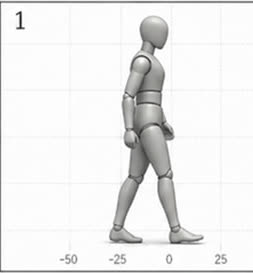
#> input picture assets/references/gpt-image-2-community-walk/poses/mannequin_walk_01.jpg, 253 x 273 px, given in place of S_alpha.png, which was not available
$ python build_chibi_stomp_8dir.py --source-dir ../assets/references/gpt-image-2-community-walk/poses --output out.png
#> lines starting #> are read from the running program, lines starting #| are printed output that depends on the picture; pictures that were not available may be replaced by others from this repository, and a replacement may not be noted
from __future__ import annotations

import argparse
import json
from pathlib import Path

from PIL import Image, ImageDraw


CANVAS_SIZE = 64
FRAME_SEQUENCE = ("left", "neutral", "right", "neutral")
DIRECTION_ORDER = ("S", "SW", "W", "NW", "N", "NE", "E", "SE")
BASE_DIRECTIONS = ("S", "SW", "W", "NW", "N")
MIRROR_DIRECTIONS = {"NE": "NW", "E": "W", "SE": "SW"}
PREVIEW_BACKGROUND = (239, 236, 228, 255)


TRIAL_2_OFFSETS = {
    "upper_left": (0, 1),
    "left_left": (-1, 1),
    "right_left": (1, -1),
    "upper_right": (0, 1),
    "left_right": (-1, -1),
    "right_right": (1, 1),
}


def binary_alpha(image: Image.Image, threshold: int = 32) -> Image.Image:
    result = image.convert("RGBA")
    alpha = result.getchannel("A").point(lambda value: 255 if value >= threshold else 0)
    result.putalpha(alpha)
    return result


# [9 lines left out: function quantize_rgba, not called in this run]


def centered_layer(piece: Image.Image, y: int) -> Image.Image:
    layer = Image.new("RGBA", (CANVAS_SIZE, CANVAS_SIZE))
    x = (CANVAS_SIZE - piece.width) // 2
    layer.alpha_composite(binary_alpha(piece), dest=(x, y))
    return layer


def build_layers(source_path: Path) -> tuple[Image.Image, Image.Image, Image.Image]:
    source = Image.open(source_path).convert("RGBA")
    bbox = source.getchannel("A").getbbox()
#> bbox = (0, 0, 253, 273)
    if not bbox:
        raise ValueError(f"Source has no visible pixels: {source_path}")

    cropped = source.crop(bbox)
    normalized_width = max(20, round(cropped.width * 108 / cropped.height))
#> normalized_width = 100
    subject = cropped.resize((normalized_width, 108), Image.Resampling.NEAREST)

    head_width = max(18, round(normalized_width * 36 / 46))
#> head_width = 78
    torso_width = max(20, round(normalized_width * 42 / 46))
#> torso_width = 91
    legs_width = max(18, round(normalized_width * 36 / 46))
#> legs_width = 78
    head_piece = subject.crop((0, 0, normalized_width, 39)).resize(
        (head_width, 32), Image.Resampling.NEAREST
    )
    torso_piece = subject.crop((0, 30, normalized_width, 75)).resize(
        (torso_width, 22), Image.Resampling.NEAREST
    )
    legs_piece = subject.crop((0, 67, normalized_width, 108)).resize(
        (legs_width, 21), Image.Resampling.NEAREST
    )

    head = centered_layer(head_piece, 0)
#> in centered_layer, `layer = Image.new("RGBA", (CANVAS_SIZE, CANVAS_SIZE))`: layer: PIL image 64x64 RGBA; every value is 0
#> in binary_alpha, `alpha = result.getchannel("A").point(lambda value: 255 if value >= thr..`: alpha: PIL image 78x32 L; every value is 255
    torso = centered_layer(torso_piece, 27)
#> in binary_alpha (call 2), `alpha = result.getchannel("A").point(lambda value: 255 if value >= thr..`: alpha: PIL image 91x22 L; every value is 255
    legs = centered_layer(legs_piece, 43)
#> in binary_alpha (call 3), `alpha = result.getchannel("A").point(lambda value: 255 if value >= thr..`: alpha: PIL image 78x21 L; every value is 255

    upper = Image.new("RGBA", (CANVAS_SIZE, CANVAS_SIZE))
    upper.alpha_composite(torso)
    upper.alpha_composite(head)

    left_leg = Image.new("RGBA", (CANVAS_SIZE, CANVAS_SIZE))
    right_leg = Image.new("RGBA", (CANVAS_SIZE, CANVAS_SIZE))
    left_leg.alpha_composite(legs.crop((0, 0, 32, CANVAS_SIZE)), dest=(0, 0))
    right_leg.alpha_composite(legs.crop((32, 0, CANVAS_SIZE, CANVAS_SIZE)), dest=(32, 0))
    return upper, left_leg, right_leg


def compose_frame(
    upper: Image.Image,
    left_leg: Image.Image,
    right_leg: Image.Image,
    upper_offset: tuple[int, int] = (0, 0),
    left_offset: tuple[int, int] = (0, 0),
    right_offset: tuple[int, int] = (0, 0),
) -> Image.Image:
#> called with upper_offset = (0, 0), left_offset = (0, 0), right_offset = (0, 0)
    frame = Image.new("RGBA", (CANVAS_SIZE, CANVAS_SIZE))
    frame.alpha_composite(left_leg, dest=left_offset)
    frame.alpha_composite(right_leg, dest=right_offset)
    frame.alpha_composite(upper, dest=upper_offset)
    return binary_alpha(frame)
#> in binary_alpha (call 4), `alpha = result.getchannel("A").point(lambda value: 255 if value >= thr..`: alpha: PIL image 64x64 L; every value is 255


def build_base_frames(source_path: Path) -> list[Image.Image]:
    upper, left_leg, right_leg = build_layers(source_path)
    neutral = compose_frame(upper, left_leg, right_leg)
    left = compose_frame(
        upper,
        left_leg,
        right_leg,
        TRIAL_2_OFFSETS["upper_left"],
        TRIAL_2_OFFSETS["left_left"],
        TRIAL_2_OFFSETS["right_left"],
    )
#> in binary_alpha (call 5), `alpha = result.getchannel("A").point(lambda value: 255 if value >= thr..`:
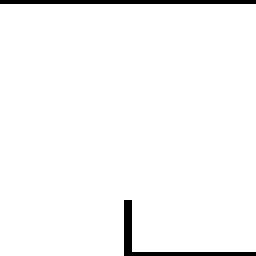
#> alpha: PIL image 64x64 L (shown 4 times larger); 97% white; black in thin lines or dots
    right = compose_frame(
        upper,
        left_leg,
        right_leg,
        TRIAL_2_OFFSETS["upper_right"],
        TRIAL_2_OFFSETS["left_right"],
        TRIAL_2_OFFSETS["right_right"],
    )
#> in binary_alpha (call 6), `alpha = result.getchannel("A").point(lambda value: 255 if value >= thr..`: alpha: PIL image 64x64 L; 97% white; black in thin lines or dots
    poses = {"left": left, "neutral": neutral, "right": right}
    return [poses[pose].copy() for pose in FRAME_SEQUENCE]


# [110 lines left out: functions quantize_all_frames, save_direction, save_full_atlas, save_comparison_preview, save_master_sheet, not called in this run]


def main() -> None:
    parser = argparse.ArgumentParser()
    parser.add_argument("--source-dir", type=Path, required=True)
    parser.add_argument("--output", type=Path, required=True)
    args = parser.parse_args()
    args.output.mkdir(parents=True, exist_ok=True)

    raw_frames = {
        direction: build_base_frames(args.source_dir / f"{direction}_alpha.png")
        for direction in BASE_DIRECTIONS
    }
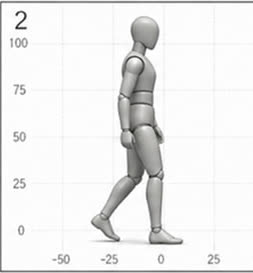
#> input picture assets/references/gpt-image-2-community-walk/poses/mannequin_walk_02.jpg, 253 x 273 px, given in place of SW_alpha.png, which was not available
#> in build_layers (call 2), `head_piece = subject.crop((0, 0, normalized_width, 39)).resize( (head_..`:
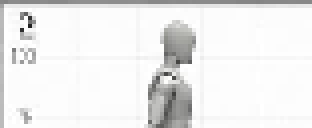
#> head_piece: PIL image 78x32 RGBA (shown 4 times larger); mean R, G, B, A 236.8, 236.8, 236.6, 255
#> in build_layers (call 2), `torso_piece = subject.crop((0, 30, normalized_width, 75)).resize( (tor..`:
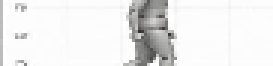
#> torso_piece: PIL image 91x22 RGBA (shown 3 times larger); mean R, G, B, A 235.2, 235.2, 234.8, 255
#> in build_layers (call 2), `legs_piece = subject.crop((0, 67, normalized_width, 108)).resize( (leg..`:
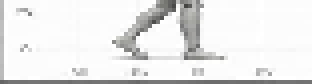
#> legs_piece: PIL image 78x21 RGBA (shown 4 times larger); mean R, G, B, A 233.3, 233.3, 233.1, 255
#> in build_layers (call 2), `upper.alpha_composite(head)`:
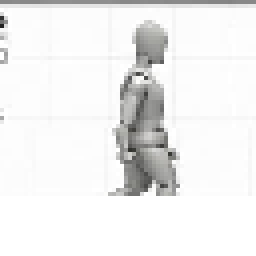
#> upper: PIL image 64x64 RGBA (shown 4 times larger); mean R, G, B, A 179.2, 179.2, 179, 195.2; transparent parts drawn white
#> in compose_frame (call 6), `frame.alpha_composite(upper, dest=upper_offset)`:
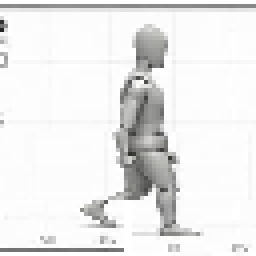
#> frame: PIL image 64x64 RGBA (shown 4 times larger); mean R, G, B, A 227.3, 227.3, 227, 247.3; transparent parts drawn white
    for target, source in MIRROR_DIRECTIONS.items():
        raw_frames[target] = [frame.transpose(Image.Transpose.FLIP_LEFT_RIGHT) for frame in raw_frames[source]]

    frames = quantize_all_frames(raw_frames)
    for direction in DIRECTION_ORDER:
        save_direction(args.output, direction, frames[direction])
    save_full_atlas(args.output, frames)
    save_comparison_preview(args.output, frames)
    save_master_sheet(args.output, frames)

    (args.output / "metadata.json").write_text(
        json.dumps(
            {
                "frame_size": [CANVAS_SIZE, CANVAS_SIZE],
                "frame_count_per_direction": len(FRAME_SEQUENCE),
                "direction_order": list(DIRECTION_ORDER),
                "sequence": list(FRAME_SEQUENCE),
                "duration_ms": 125,
                "palette_colors": 32,
                "technique": "Trial 2 rigid pixel-layer stomp; no per-frame AI regeneration",
                "generated_direction_masters": list(BASE_DIRECTIONS),
                "mirrored_directions": MIRROR_DIRECTIONS,
            },
            indent=2,
        ),
        encoding="utf-8",
    )


if __name__ == "__main__":
#> (the run stopped early here; a loop or call above may not have finished)
